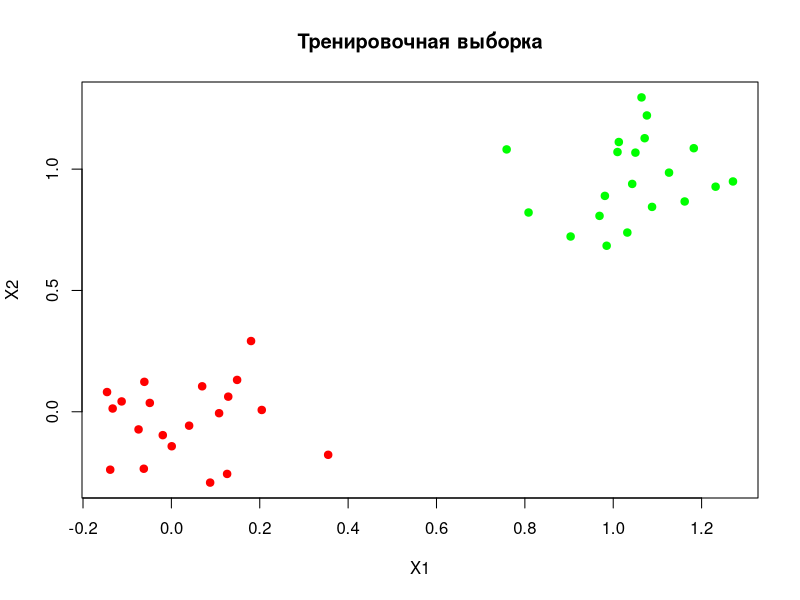
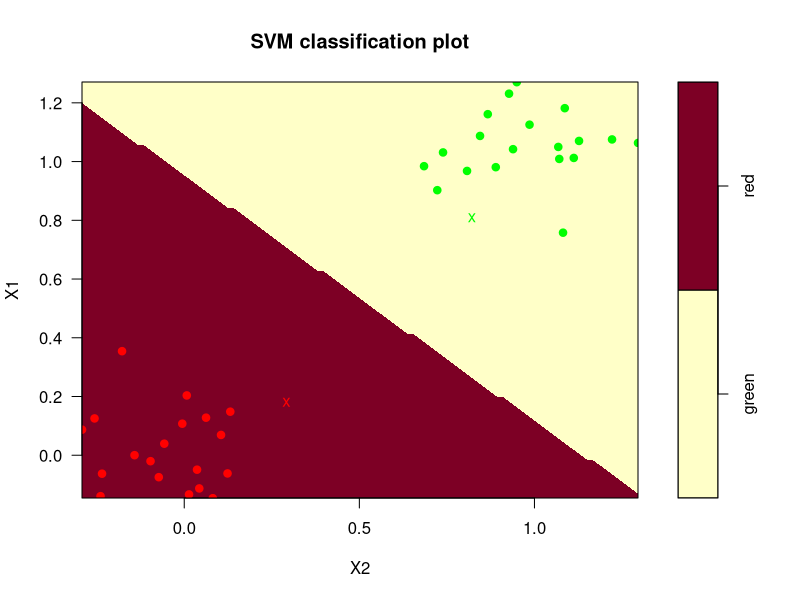

Recreate these plots in R, in order. (Note: this script raises an error after producing the figures.)
library(e1071)

data_train <- read.table(
  "data/svmdata1.txt",
  sep = "\t",
  header = TRUE,
  stringsAsFactors = TRUE
)

data_test <- read.table(
  "data/svmdata1test.txt",
  sep = "\t",
  header = TRUE,
  stringsAsFactors = TRUE
)

# Raw data scatter plot
plot(
  x = data_train$X1,
  y = data_train$X2,
  
  col = as.character(data_train$Color),
  type = "p",
  pch = 19,
  
  xlab = "X1",
  ylab = "X2",
  main = "Тренировочная выборка"
)

svm_model <- svm(
  Color ~ X1 + X2,
  data = data_train,
  type = "C-classification",
  cost = 1,
  kernel = "linear"
)

plot(
  svm_model,
  data_train,

  grid = 100,
  dataSymbol = '●',
  svSymbol = 'x',
  symbolPalette = c("green", "red"),
  color.pallete = c("PaleGreen", "PaleTurquoise")
)

pred_train <- predict(svm_model, data_train)
pred_train_err_idx <- pred_test[pred_test != data_train$Color]
pred_train_accuracy <- sum(pred_train == data_train$Color) / nrow(data_train) * 100

pred_test <- predict(svm_model, data_test)
pred_test_err_idx <- pred_test[pred_test != data_test$Color]
pred_test_accuracy <- sum(pred_test == data_test$Color) / nrow(data_test) * 100

cat("Number of SV:", nrow(svm_model$SV), "\n")
cat("Train data classification error points:", pred_train_err_idx, "\n")
cat("Train data classification accuracy:", pred_train_accuracy, "% \n")
cat("Test data classification error points:", pred_test_err_idx, "\n")
cat("Test data classification accuracy:", pred_test_accuracy, "% \n")
